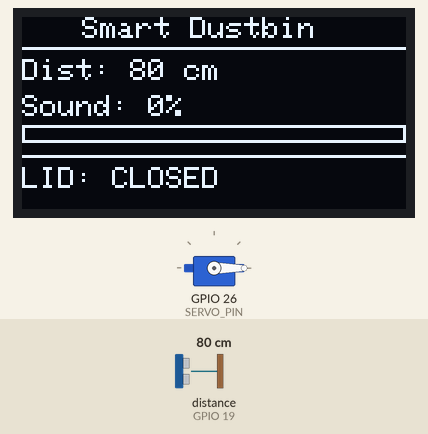
Bench run of a program on a simulated ESP32. Parts: 128×64 one-colour display, servo. Wiring (inferred from the names in the program): ultrasonic range finder: trigger GPIO 18; echo GPIO 19. Inputs (shaded band) come from the test bench; at power-on: distance to the obstacle (sensor on GPIO 19) 80 cm. The echo pulse lasts 58.3 µs per cm; I2S audio is not simulated (input reads silence); what the program prints to the serial monitor is not drawn.

Above: at 2.7 s.
2.8 s: distance to the obstacle (sensor on GPIO 19) set to 11 cm
At 3.2 s:
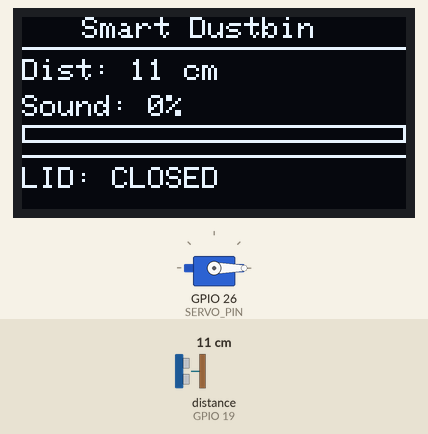
4.4 s: distance to the obstacle (sensor on GPIO 19) set to 8 cm
At 5.2 s:
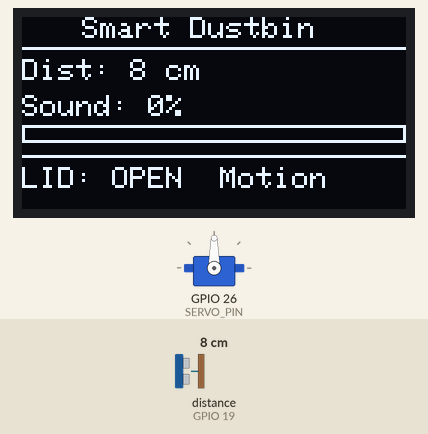
6.0 s: distance to the obstacle (sensor on GPIO 19) set to 2 cm
7.5 s: distance to the obstacle (sensor on GPIO 19) set to 18 cm
At 9.0 s:
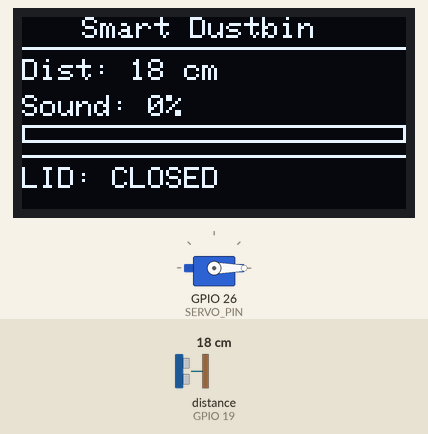
Timing chart, 0 to 10.1 s (numbered marks = the images above; inputs shaded):
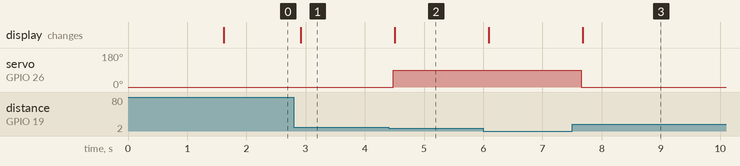

The program:

main.cpp
```cpp
#include <Arduino.h>
#include <Wire.h>
#include <Adafruit_GFX.h>
#include <Adafruit_SSD1306.h>
#include <ESP32Servo.h>
#include <driver/i2s.h>

// ── OLED ──────────────────────────────────
#define SCREEN_WIDTH 128
#define SCREEN_HEIGHT 64
Adafruit_SSD1306 display(SCREEN_WIDTH, SCREEN_HEIGHT, &Wire, -1);

// ── Servo ─────────────────────────────────
#define SERVO_PIN 26
Servo lidServo;
#define LID_OPEN   90   // degrees — adjust for your lid
#define LID_CLOSED 0

// ── HC-SR04 ───────────────────────────────
#define TRIG_PIN 18
#define ECHO_PIN 19
#define OPEN_DISTANCE_CM 10   // open lid when closer than this

// ── INMP441 I2S ───────────────────────────
#define I2S_WS   15
#define I2S_SCK  14
#define I2S_SD   32
#define I2S_PORT I2S_NUM_0
#define SAMPLE_BUFFER 512

// ── State ─────────────────────────────────
bool lidOpen = false;
unsigned long lidTimer = 0;
bool voiceTriggered = false;
String statusMsg = "Ready";

// ── Functions ─────────────────────────────

void i2s_install() {
  i2s_config_t cfg = {
    .mode = (i2s_mode_t)(I2S_MODE_MASTER | I2S_MODE_RX),
    .sample_rate = 16000,
    .bits_per_sample = I2S_BITS_PER_SAMPLE_32BIT,
    .channel_format = I2S_CHANNEL_FMT_ONLY_LEFT,
    .communication_format = I2S_COMM_FORMAT_STAND_I2S,
    .intr_alloc_flags = ESP_INTR_FLAG_LEVEL1,
    .dma_buf_count = 8,
    .dma_buf_len = SAMPLE_BUFFER,
    .use_apll = false,
    .tx_desc_auto_clear = false,
    .fixed_mclk = 0
  };
  i2s_driver_install(I2S_PORT, &cfg, 0, NULL);
}

void i2s_setpin() {
  i2s_pin_config_t pins = {
    .bck_io_num   = I2S_SCK,
    .ws_io_num    = I2S_WS,
    .data_out_num = I2S_PIN_NO_CHANGE,
    .data_in_num  = I2S_SD
  };
  i2s_set_pin(I2S_PORT, &pins);
}

float getSoundLevel() {
  int32_t samples[SAMPLE_BUFFER];
  size_t bytesRead = 0;
  i2s_read(I2S_PORT, samples, sizeof(samples), &bytesRead, 10);
  int count = bytesRead / sizeof(int32_t);
  if (count == 0) return 0;
  long long sum = 0;
  for (int i = 0; i < count; i++) {
    int32_t s = samples[i] >> 14;
    sum += abs(s);
  }
  float avg = (float)(sum / count);
  return constrain((avg / 3000.0f) * 100.0f, 0, 100);
}

long getDistanceCM() {
  digitalWrite(TRIG_PIN, LOW);
  delayMicroseconds(2);
  digitalWrite(TRIG_PIN, HIGH);
  delayMicroseconds(10);
  digitalWrite(TRIG_PIN, LOW);
  long duration = pulseIn(ECHO_PIN, HIGH, 30000);
  return duration / 58;
}

void openLid(String reason) {
  if (!lidOpen) {
    lidServo.write(LID_OPEN);
    lidOpen = true;
    statusMsg = reason;
    Serial.println(">>> LID OPEN — " + reason);
  }
  lidTimer = millis(); // reset timer every trigger
}

void closeLid() {
  lidServo.write(LID_CLOSED);
  lidOpen = false;
  voiceTriggered = false;
  statusMsg = "Ready";
  Serial.println(">>> LID CLOSED");
}

void updateDisplay(long dist, float sound) {
  display.clearDisplay();

  // Title
  display.setTextSize(1);
  display.setTextColor(SSD1306_WHITE);
  display.setCursor(20, 0);
  display.println("Smart Dustbin");
  display.drawLine(0, 10, 128, 10, SSD1306_WHITE);

  // Distance
  display.setCursor(0, 14);
  display.print("Dist: ");
  display.print(dist);
  display.println(" cm");

  // Sound level bar
  display.setCursor(0, 26);
  display.print("Sound: ");
  display.print((int)sound);
  display.println("%");
  int barW = (int)(sound * 1.28f);
  display.fillRect(0, 36, barW, 6, SSD1306_WHITE);
  display.drawRect(0, 36, 128, 6, SSD1306_WHITE);

  // Status
  display.drawLine(0, 46, 128, 46, SSD1306_WHITE);
  display.setCursor(0, 50);
  display.setTextSize(1);
  if (lidOpen) {
    display.print("LID: OPEN  ");
    display.print(statusMsg);
  } else {
    display.print("LID: CLOSED");
  }

  display.display();
}

// ── Setup ─────────────────────────────────
void setup() {
  Serial.begin(115200);

  // OLED init
  Wire.begin(21, 22);
  if (!display.begin(SSD1306_SWITCHCAPVCC, 0x3C)) {
    Serial.println("OLED not found!");
    while (true);
  }
  display.clearDisplay();
  display.setTextColor(SSD1306_WHITE);
  display.setCursor(10, 25);
  display.setTextSize(1);
  display.println("Smart Dustbin v1.0");
  display.display();
  delay(1500);

  // Servo init
  lidServo.attach(SERVO_PIN);
  lidServo.write(LID_CLOSED);

  // Ultrasonic pins
  pinMode(TRIG_PIN, OUTPUT);
  pinMode(ECHO_PIN, INPUT);

  // I2S mic
  i2s_install();
  i2s_setpin();
  i2s_start(I2S_PORT);

  Serial.println("Smart Dustbin Ready!");
}

// ── Loop ──────────────────────────────────
void loop() {
  long dist  = getDistanceCM();
  float sound = getSoundLevel();

  Serial.print("Dist: "); Serial.print(dist);
  Serial.print("cm  Sound: "); Serial.print(sound);
  Serial.println("%");

  // ── Trigger 1: Motion (ultrasonic) ──────
  if (dist > 0 && dist < OPEN_DISTANCE_CM) {
    openLid("Motion");
  }

  // ── Trigger 2: Voice (loud clap/word) ───
  // Threshold 35% — adjust after testing
  if (sound > 35.0f) {
    openLid("Voice");
    voiceTriggered = true;
  }

  // ── Auto close logic ────────────────────
  if (lidOpen) {
    unsigned long elapsed = millis() - lidTimer;

    if (voiceTriggered && elapsed > 3000) {
      // Voice trigger: close after 3 seconds
      closeLid();
    }
    else if (!voiceTriggered && dist >= OPEN_DISTANCE_CM) {
      // Motion trigger: close when person walks away
      closeLid();
    }
  }

  // ── Update OLED ─────────────────────────
  updateDisplay(dist, sound);

  delay(100);
}
```

Measured:
- the behaviour switches between 10 and 9 cm on distance to the obstacle (sensor on GPIO 19) (found by bisection; images 1 and 2)
- after the input at 2.8 s, the display: changes after 0.12 s (image 1)
- after the input at 4.4 s, servo on GPIO 26 (SERVO_PIN): 0° → 90° after 0.08 s; the display: changes after 0.11 s (image 2)
- after the input at 7.5 s, servo on GPIO 26 (SERVO_PIN): 90° → 0° after 0.15 s; the display: changes after 0.18 s (image 3)
